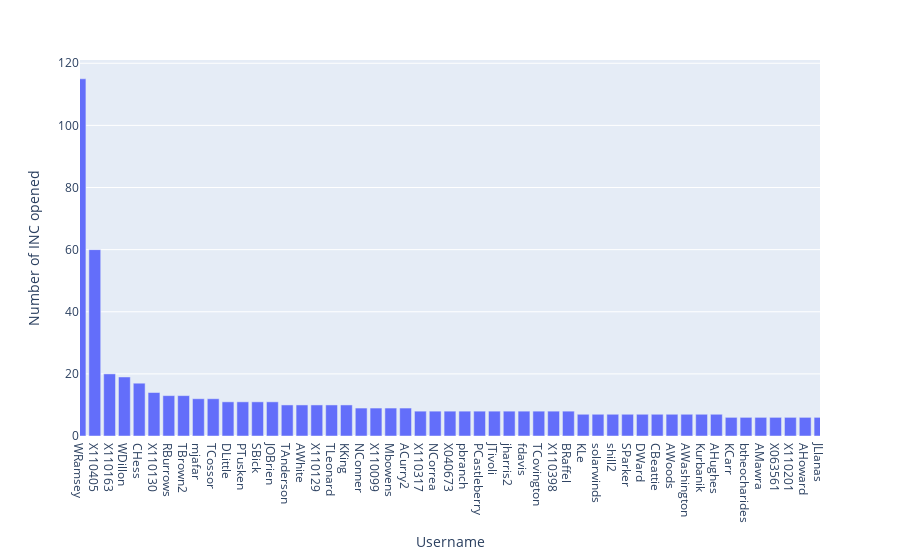

Notebook code cell kept with this figure:
### Markdown cell above
### Who has opened the most tickets overall?

### Code cell
# show number of tickets by INC-caller 
fig = px.bar(df_main['sys_created_by'].value_counts(), x=df_main['sys_created_by'].value_counts().index,
             y='sys_created_by', labels={'x':'Username', 'sys_created_by':'Number of INC opened'})
fig.update_xaxes(range=[0,50])
fig.show()

### Figure 1 — Plotly figure (JSON) as saved in the notebook; plotly's stock layout.template omitted (floating-point values rounded to 4 significant figures; data arrays with more than 128 entries replaced by an {"elided": "..."} marker saying what was removed)
{"data": [{"alignmentgroup": "True", "hovertemplate": "Username=%{x}<br>Number of INC opened=%{y}<extra></extra>", "legendgroup": "", "marker": {"color": "#636efa"}, "name": "", "offsetgroup": "", "orientation": "v", "showlegend": false, "textposition": "auto", "type": "bar", "x": {"elided": "900 str values"}, "xaxis": "x", "y": {"elided": "900 int values"}, "yaxis": "y"}], "layout": {"barmode": "relative", "legend": {"tracegroupgap": 0}, "margin": {"t": 60}, "xaxis": {"anchor": "y", "domain": [0, 1], "range": [0, 50], "title": {"text": "Username"}}, "yaxis": {"anchor": "x", "domain": [0, 1], "title": {"text": "Number of INC opened"}}}}
